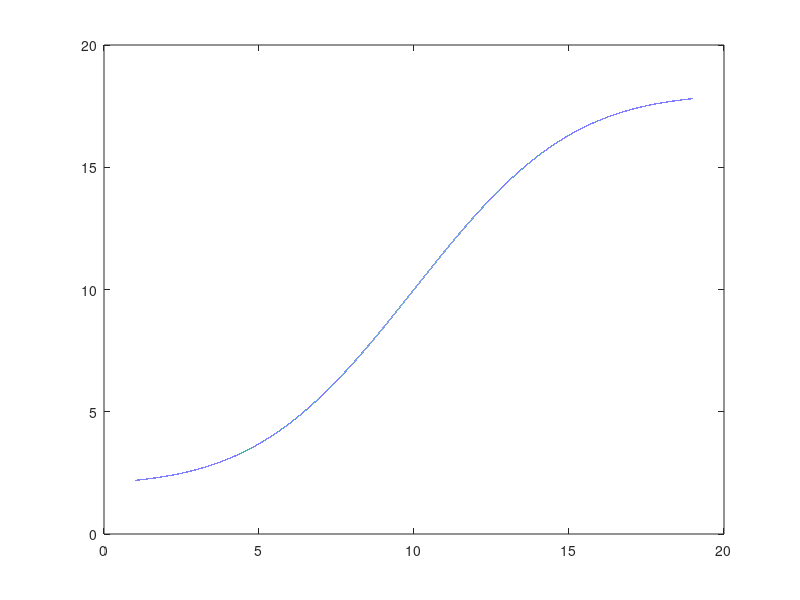

Recreate this plot in MATLAB.

t_f = figure;
t_a = axes(t_f);

x = linspace(1,19,1e5);
p = normcdf(x,10,4)*16 +2;
plot(x,p);

genNorm = @(x) normcdf(x,10,4)*16 +2;